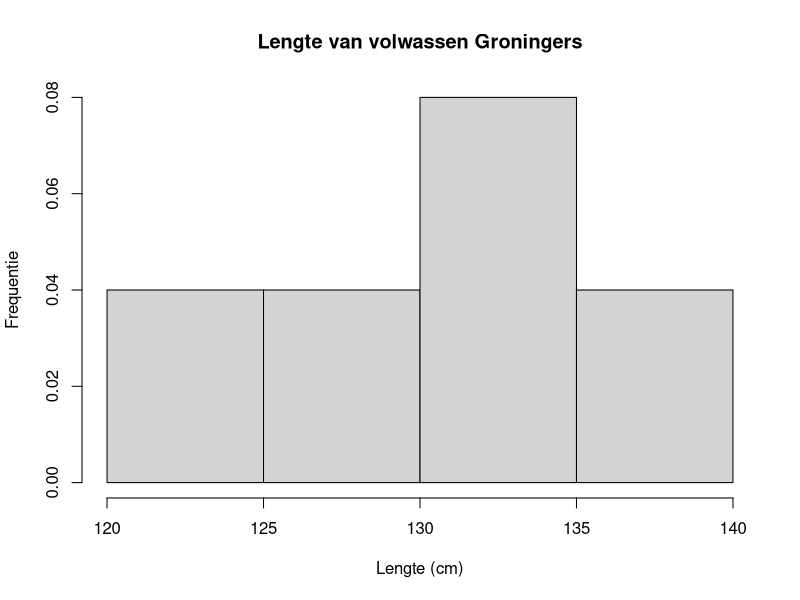

Here is the R script that generated this plot: (Note: this script raises an error after producing the figure.)
## ---- chunk 1
L <- c(129, 139, 124, 133, 135)
## ---- chunk 2

## ---- chunk 3

## ---- chunk 4
hist(L, xlab="Lengte (cm)", ylab="Frequentie", main="Lengte van volwassen Groningers", freq=F)
curve(dnorm(x, y.av, s), from=120, to=150, col="red", add=T)
## ---- chunk 5

## ---- chunk 6
BI = y.av + qt(c(0.025, 0.975), n-1) * s/sqrt(n)

cat("y.av = ", y.av, ", 95% BI = [", BI[1], ", ", BI[2],"] cm\n")
## ---- chunk 7
# Simulatie parameters:
mu <- 0
sigma <- 1
n <- 5
N <- 100   # begin met 100, dan 1000, dan 10 000

y <- rnorm(n*N, mean = mu, sd = sigma)      # maak random getallen (= meetwaarden)
data <- matrix(y, nrow = N)                 # plaats ze in een matrix (= tabel)
cat("Matrix met data:\n")
head(data)                                  # laat alleen de eerst paar regels zien
rownames(data) <- paste0("sample",1:N)
colnames(data) <- paste0("replica_",1:n)
cat("\nMatrix met data en rij- en kolomnamen:\n")
head(data)

y.avs <- apply(data, 1, mean)               # bereken per regel (= sample) het gemiddelde
sds <- apply(data, 1, sd)                   # bereken per regel (= sample) de standaarddeviatie
ns <- apply(data, 1, length)
s.avs <- sds/sqrt(ns)                       # bereken per regel (= sample) de s.e.m.
BIs <- qt(0.975, df=ns-1)*s.avs             # bereken per regel (= sample) het 95% betrouwbaarheidsinterval
onders <- y.avs - BIs                       # bereken per regel (= sample) de onder- en bovengrens van het 95% BI
bovens <- y.avs + BIs

# In welke samples ligt mu ONDER de ondergrens BI?  
cat("\n\nSamples met mu < ondergrens BI = ",names(onders[onders >= mu]))

# In welke samples ligt mu BOVEN de bovengrens BI? 
cat("\nSamples met mu > bovengrens BI = ",names(bovens[bovens <= mu]))

# Voor welke gemiddelden omvat het 95% BI NIET de waarde mu?
cat("\nSamples buiten het 95% BI = ",y.avs[onders >= mu | bovens <= mu])

# Voor welke samples omvat het 95% BI NIET de waarde mu?
cat("\nSamples buiten het 95% BI = ",names(y.avs[onders >= mu | bovens <= mu]))

# Bereken het aantal keren dat er een vals positive (FP) uitslag is (NB: F = 0, T = 1): 
n.FP <- sum(onders >=0 | bovens <=0)
cat("\n\nAantal vals positive uitslagen = ",n.FP)

# Bereken het percentage vals positive uitslagen:
p.FP <- n.FP/N                           
cat("\n\nPercentage vals positive uitslagen = ",p.FP)


# Maak een genormaliseerd histogram van de "meetwaarden"
hist(y, xlab = "y-waarde", ylab = "Frequentie", main = "Histogram van y-waarden", freq = F)
curve(dnorm(x, mu, sigma), from = -4, to = 4, n = 501, add = T, col = "red")

# Maak een genormaliseerd histogram van de "sample gemiddelden"
hist(y.avs, xlab = "Sample gemiddelde", ylab = "Frequentie", main = "Histogram van Sample gemiddelden", freq = F)
curve(dnorm(x, mu, sigma/sqrt(n)), from = -4, to = 4, n = 501, add = T, col = "red")

## ---- chunk 8
L <- c(173, 180, 169, 193, 177, 178, 169, 184, 188, 201, 192, 177, 174, 182, 189, 185, 
       187, 182, 173, 183, 191, 159, 202, 182, 179)
## ---- chunk 9

## ---- chunk 10

## ---- chunk 11
L.vrouw <- c(168, 162, 161, 175, 159, 155, 169, 171, 164, 165, 163, 172, 169, 171, 166, 
             168, 167, 165, 172, 167, 173, 158, 166, 169, 165)
L.man <-   c(175, 184, 191, 188, 179, 181, 183, 184, 194, 185, 195, 188, 176, 177, 184, 
             181, 188, 186, 197, 186, 179, 184, 185, 180, 183)
L <- c(L.vrouw, L.man)
## ---- chunk 12

## ---- chunk 13

## ---- chunk 14
y <- c(11, 12, 13, 12, 9, 15, 14, 11, 14)
## ---- chunk 15
boxplot(y, main = "Concentratie IgG", ylab = "Concentratie IgG (ng/dL)")
hist(y, main = "Histogram concentratie IgG", xlab = "Concentratie IgG (ng/dL)", ylab = "Frequentie")
## ---- chunk 16
y.av <- mean(y)
y.ord <- sort(y)
cat("Geordende data:\n")
print(y.ord)
y.med <- median(y)
cat("Gemiddelde concentratie = ",y.av," ng/dL, mediaan = ",y.med," ng/dL\n")
quartiles <- quantile(y, c(0.25, 0.75))
cat("Kwartielen:\n")
print(quartiles)
iqr <- IQR(y)
cat("IQR = ",iqr," ng/dL")
## ---- chunk 17
y.av = mean(y)
s = sd(y)
n = length(y)

cat("n = ", n, ", y.av = ",y.av, ", s = ", s, " ng/dL\n")

BI = y.av + qt(c(0.025, 0.975), n-1) * s/sqrt(n)

cat("y.av = ", y.av, ", 95% BI = [", BI[1], ", ", BI[2],"] ng/dL\n")
## ---- chunk 18
y <- c(2.9,	3.5,	6.5,	4.8,	4.9,	6.3,	5.2,	4.7,	3.6,	5.9)
## ---- chunk 19
hist(y, main = "Histogram gewicht olifanten", xlab = "Gewicht (ton)", ylab = "Frequentie")
## ---- chunk 20
y.av = mean(y)
s = sd(y)
n = length(y)

cat("n = ", n, ", y.av = ",y.av, ", s = ", s, " ton\n")

BI = y.av + qt(c(0.025, 0.975), n-1) * s/sqrt(n)

cat("y.av = ", y.av, ", 95% BI = [", BI[1], ", ", BI[2],"] ton\n")
## ---- chunk 21
# Simulatie parameters:
mu <- 0
sigma <- 1
n <- 5
N <- 10000   # begin met 100, dan 1000, dan 10 000
tplot <- 12.0

y <- rnorm(n*N, mean = mu, sd = sigma)      # maak random getallen (= meetwaarden)
data <- matrix(y, nrow = N)                 # plaats ze in een matrix (= tabel)
cat("Matrix met data:\n")
head(data)                                  # laat alleen de eerst paar regels zien
rownames(data) <- paste0("sample",1:N)
colnames(data) <- paste0("replica_",1:n)
cat("\nMatrix met data en rij- en kolomnamen:\n")
head(data)

y.avs <- apply(data, 1, mean)               # bereken per regel (= sample) het gemiddelde
sds <- apply(data, 1, sd)                   # bereken per regel (= sample) de standaarddeviatie
ns <- apply(data, 1, length)
s.avs <- sds/sqrt(ns)                       # bereken per regel (= sample) de s.e.m.
BIs <- qt(0.975, df=ns-1)*s.avs             # bereken per regel (= sample) het 95% betrouwbaarheidsinterval
onders <- y.avs - BIs                       # bereken per regel (= sample) de onder- en bovengrens van het 95% BI
bovens <- y.avs + BIs 
ts <- (y.avs - mu)/s.avs                    # bereken per regel (= sample) de sample t-waarde


# Maak een genormaliseerd histogram van de "meetwaarden"
hist(y, xlab = "y-waarde", ylab = "Kans", main = "Histogram van y-waarden", freq = F)
curve(dnorm(x, mu, sigma), from = -4, to = 4, n = 501, add = T, col = "red")

# Maak een genormaliseerd histogram van de "sample gemiddelden"
hist(y.avs, xlab = "Sample gemiddelde", ylab = "Kans", main = "Histogram van sample gemiddelden", freq = F)
curve(dnorm(x, mu, sigma/sqrt(n)), from = -4, to = 4, n = 501, add = T, col = "red")

# Maak een genomaliseerd histogram van de sample t-waarden:
hist(ts, breaks = 100, freq = F, 
     xlab = "Sample t-waarde", ylab = "Kans", main = "Histogram van sample t-waarden")
curve(dt(x, df = n-1), from = -tplot, to = tplot, col = "red", add = T)
curve(dnorm(x, 0, 1), from = -tplot, to = tplot, col = "blue", add = T)

## ---- chunk 22
# Simulatie parameters:
mu <- 0
sigma <- 1
n <- 50
N <- 10000   # begin met 100, dan 1000, dan 10 000
tplot <- 12.0

y <- rnorm(n*N, mean = mu, sd = sigma)      # maak random getallen (= meetwaarden)
data <- matrix(y, nrow = N)                 # plaats ze in een matrix (= tabel)
cat("Matrix met data:\n")
head(data)                                  # laat alleen de eerst paar regels zien
rownames(data) <- paste0("sample",1:N)
colnames(data) <- paste0("replica_",1:n)
cat("\nMatrix met data en rij- en kolomnamen:\n")
head(data)

y.avs <- apply(data, 1, mean)               # bereken per regel (= sample) het gemiddelde
sds <- apply(data, 1, sd)                   # bereken per regel (= sample) de standaarddeviatie
ns <- apply(data, 1, length)
s.avs <- sds/sqrt(ns)                       # bereken per regel (= sample) de s.e.m.
BIs <- qt(0.975, df=ns-1)*s.avs             # bereken per regel (= sample) het 95% betrouwbaarheidsinterval
onders <- y.avs - BIs                       # bereken per regel (= sample) de onder- en bovengrens van het 95% BI
bovens <- y.avs + BIs 
ts <- (y.avs - mu)/s.avs                    # bereken per regel (= sample) de sample t-waarde


# Maak een genormaliseerd histogram van de "meetwaarden"
hist(y, xlab = "y-waarde", ylab = "Kans", main = "Histogram van y-waarden", freq = F)
curve(dnorm(x, mu, sigma), from = -4, to = 4, n = 501, add = T, col = "red")

# Maak een genormaliseerd histogram van de "sample gemiddelden"
hist(y.avs, xlab = "Sample gemiddelde", ylab = "Kans", main = "Histogram van sample gemiddelden", freq = F)
curve(dnorm(x, mu, sigma/sqrt(n)), from = -4, to = 4, n = 501, add = T, col = "red")

# Maak een genomaliseerd histogram van de sample t-waarden:
hist(ts, breaks = 100, freq = F, 
     xlab = "Sample t-waarde", ylab = "Kans", main = "Histogram van sample t-waarden")
curve(dt(x, df = n-1), from = -tplot, to = tplot, col = "red", add = T)
curve(dnorm(x, 0, 1), from = -tplot, to = tplot, col = "blue", add = T)

## ---- chunk 23
y <- c(2.9,	3.5,	6.5,	4.8,	4.9,	6.3,	5.2,	4.7,	3.6,	5.9)
## ---- chunk 24
boxplot(y, main = "Gewicht olifanten", ylab = "Gewicht (ton)")
## ---- chunk 25
# Uit vraag:
mu = 4.5

y.av = mean(y)
s = sd(y)
n = length(y)

# Sample t-waarde:
t = (y.av - mu)/(s/sqrt(n))
# Kritische t-waarde (2-zijdig): Is gemiddelde anders dan 4.5 ton?
t.krit.2 = qt(0.975, n-1)
# Kritische t-waarde (1-zijdig, links):Is gemiddelde lager dan 4.5 ton?
t.krit.1.L = qt(0.05, n-1)
# Kritische t-waarde (1-zijdig, rechts): Is gemiddelde hoger dan 4.5 ton?
t.krit.1.R = qt(0.95, n-1)
cat("Sample t = ",t,"\n")
cat("t.krit.2 = ",t.krit.2,", t.krit.1.L = ",t.krit.1.L,", t.krit.1.R = ",t.krit.1.R,"\n")

## ---- chunk 26
t.test(y, mu = 4.5, alternative = "two.sided")
## ---- chunk 27
t.test(y, mu = 4.5, alternative = "greater")
## ---- chunk 28
t.test(y, mu = 4.5, alternative = "less")
## ---- chunk 29
y <- c(18, 17, 15, 16, 19, 15, 16, 16, 14, 17, 16, 19, 14, 21, 17, 18)
## ---- chunk 30

## ---- chunk 31
t.test(y, mu = 15, alternative = "greater")
## ---- chunk 32
t.test(y, mu = 15, alternative = "less")
## ---- chunk 33
y <- c(2.9, 3.5, 6.5, 4.8, 4.9, 6.3, 5.2, 4.7, 3.6, 5.9, 
       2.4, 2.1, 3.5, 3.6, 4.7, 3.5, 2.1, 3.2, 2.9, 1.7)
## ---- chunk 34
boxplot(y, main = "Vochtgehalte poedermelk", ylab = "Vochtgehalte (%)")
## ---- chunk 35
t.test(y, mu = 4.5)
## ---- chunk 36
t.test(y, mu = 4.5, alternative = "greater")
## ---- chunk 37
t.test(y, mu = 4.5, alternative = "less")
